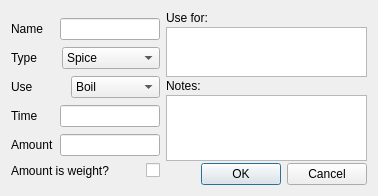
<ui version="4.0" >
 <class>miscEditor</class>
 <widget class="QDialog" name="miscEditor" >
  <property name="geometry" >
   <rect>
    <x>0</x>
    <y>0</y>
    <width>378</width>
    <height>196</height>
   </rect>
  </property>
  <property name="windowTitle" >
   <string>Misc Editor</string>
  </property>
  <layout class="QHBoxLayout" name="horizontalLayout_7" >
   <property name="spacing" >
    <number>6</number>
   </property>
   <item>
    <layout class="QVBoxLayout" name="verticalLayout" >
     <property name="spacing" >
      <number>0</number>
     </property>
     <property name="sizeConstraint" >
      <enum>QLayout::SetMaximumSize</enum>
     </property>
     <property name="topMargin" >
      <number>0</number>
     </property>
     <item>
      <layout class="QHBoxLayout" name="horizontalLayout" >
       <item>
        <widget class="QLabel" name="label" >
         <property name="sizePolicy" >
          <sizepolicy vsizetype="Fixed" hsizetype="Expanding" >
           <horstretch>0</horstretch>
           <verstretch>0</verstretch>
          </sizepolicy>
         </property>
         <property name="text" >
          <string>Name</string>
         </property>
         <property name="alignment" >
          <set>Qt::AlignLeading|Qt::AlignLeft|Qt::AlignVCenter</set>
         </property>
        </widget>
       </item>
       <item>
        <widget class="QLineEdit" name="lineEdit_name" >
         <property name="sizePolicy" >
          <sizepolicy vsizetype="Fixed" hsizetype="Fixed" >
           <horstretch>100</horstretch>
           <verstretch>0</verstretch>
          </sizepolicy>
         </property>
         <property name="minimumSize" >
          <size>
           <width>100</width>
           <height>0</height>
          </size>
         </property>
         <property name="maximumSize" >
          <size>
           <width>100</width>
           <height>16777215</height>
          </size>
         </property>
        </widget>
       </item>
      </layout>
     </item>
     <item>
      <layout class="QHBoxLayout" name="horizontalLayout_2" >
       <property name="spacing" >
        <number>6</number>
       </property>
       <item>
        <widget class="QLabel" name="label_2" >
         <property name="sizePolicy" >
          <sizepolicy vsizetype="Fixed" hsizetype="Expanding" >
           <horstretch>0</horstretch>
           <verstretch>0</verstretch>
          </sizepolicy>
         </property>
         <property name="text" >
          <string>Type</string>
         </property>
         <property name="alignment" >
          <set>Qt::AlignLeading|Qt::AlignLeft|Qt::AlignVCenter</set>
         </property>
        </widget>
       </item>
       <item>
        <widget class="QComboBox" name="comboBox_type" >
         <item>
          <property name="text" >
           <string>Spice</string>
          </property>
         </item>
         <item>
          <property name="text" >
           <string>Fining</string>
          </property>
         </item>
         <item>
          <property name="text" >
           <string>Water Agent</string>
          </property>
         </item>
         <item>
          <property name="text" >
           <string>Herb</string>
          </property>
         </item>
         <item>
          <property name="text" >
           <string>Flavor</string>
          </property>
         </item>
         <item>
          <property name="text" >
           <string>Other</string>
          </property>
         </item>
        </widget>
       </item>
      </layout>
     </item>
     <item>
      <layout class="QHBoxLayout" name="horizontalLayout_3" >
       <item>
        <widget class="QLabel" name="label_3" >
         <property name="sizePolicy" >
          <sizepolicy vsizetype="Fixed" hsizetype="Preferred" >
           <horstretch>0</horstretch>
           <verstretch>0</verstretch>
          </sizepolicy>
         </property>
         <property name="text" >
          <string>Use</string>
         </property>
         <property name="alignment" >
          <set>Qt::AlignLeading|Qt::AlignLeft|Qt::AlignVCenter</set>
         </property>
        </widget>
       </item>
       <item>
        <widget class="QComboBox" name="comboBox_use" >
         <item>
          <property name="text" >
           <string>Boil</string>
          </property>
         </item>
         <item>
          <property name="text" >
           <string>Mash</string>
          </property>
         </item>
         <item>
          <property name="text" >
           <string>Primary</string>
          </property>
         </item>
         <item>
          <property name="text" >
           <string>Secondary</string>
          </property>
         </item>
         <item>
          <property name="text" >
           <string>Bottling</string>
          </property>
         </item>
        </widget>
       </item>
      </layout>
     </item>
     <item>
      <layout class="QHBoxLayout" name="horizontalLayout_4" >
       <item>
        <widget class="QLabel" name="label_4" >
         <property name="sizePolicy" >
          <sizepolicy vsizetype="Fixed" hsizetype="Expanding" >
           <horstretch>0</horstretch>
           <verstretch>0</verstretch>
          </sizepolicy>
         </property>
         <property name="text" >
          <string>Time</string>
         </property>
         <property name="alignment" >
          <set>Qt::AlignLeading|Qt::AlignLeft|Qt::AlignVCenter</set>
         </property>
        </widget>
       </item>
       <item>
        <widget class="QLineEdit" name="lineEdit_time" >
         <property name="sizePolicy" >
          <sizepolicy vsizetype="Fixed" hsizetype="Fixed" >
           <horstretch>100</horstretch>
           <verstretch>0</verstretch>
          </sizepolicy>
         </property>
         <property name="minimumSize" >
          <size>
           <width>100</width>
           <height>0</height>
          </size>
         </property>
         <property name="maximumSize" >
          <size>
           <width>100</width>
           <height>16777215</height>
          </size>
         </property>
        </widget>
       </item>
      </layout>
     </item>
     <item>
      <layout class="QHBoxLayout" name="horizontalLayout_5" >
       <property name="spacing" >
        <number>6</number>
       </property>
       <item>
        <widget class="QLabel" name="label_5" >
         <property name="sizePolicy" >
          <sizepolicy vsizetype="Fixed" hsizetype="Expanding" >
           <horstretch>0</horstretch>
           <verstretch>0</verstretch>
          </sizepolicy>
         </property>
         <property name="text" >
          <string>Amount</string>
         </property>
        </widget>
       </item>
       <item>
        <widget class="QLineEdit" name="lineEdit_amount" >
         <property name="sizePolicy" >
          <sizepolicy vsizetype="Fixed" hsizetype="Fixed" >
           <horstretch>100</horstretch>
           <verstretch>0</verstretch>
          </sizepolicy>
         </property>
         <property name="minimumSize" >
          <size>
           <width>100</width>
           <height>0</height>
          </size>
         </property>
         <property name="maximumSize" >
          <size>
           <width>100</width>
           <height>16777215</height>
          </size>
         </property>
        </widget>
       </item>
      </layout>
     </item>
     <item>
      <layout class="QHBoxLayout" name="horizontalLayout_6" >
       <item>
        <widget class="QLabel" name="label_8" >
         <property name="sizePolicy" >
          <sizepolicy vsizetype="Preferred" hsizetype="Expanding" >
           <horstretch>0</horstretch>
           <verstretch>0</verstretch>
          </sizepolicy>
         </property>
         <property name="toolTip" >
          <string>Check it if the amount listed is in kg instead of L.</string>
         </property>
         <property name="text" >
          <string>Amount is weight?</string>
         </property>
        </widget>
       </item>
       <item>
        <widget class="QCheckBox" name="checkBox_isWeight" >
         <property name="sizePolicy" >
          <sizepolicy vsizetype="Fixed" hsizetype="Minimum" >
           <horstretch>0</horstretch>
           <verstretch>0</verstretch>
          </sizepolicy>
         </property>
         <property name="text" >
          <string/>
         </property>
        </widget>
       </item>
      </layout>
     </item>
    </layout>
   </item>
   <item>
    <layout class="QVBoxLayout" name="verticalLayout_2" >
     <property name="spacing" >
      <number>2</number>
     </property>
     <property name="sizeConstraint" >
      <enum>QLayout::SetFixedSize</enum>
     </property>
     <item>
      <widget class="QLabel" name="label_6" >
       <property name="text" >
        <string>Use for:</string>
       </property>
      </widget>
     </item>
     <item>
      <widget class="QTextEdit" name="textEdit_useFor" >
       <property name="sizePolicy" >
        <sizepolicy vsizetype="Maximum" hsizetype="Preferred" >
         <horstretch>200</horstretch>
         <verstretch>50</verstretch>
        </sizepolicy>
       </property>
       <property name="maximumSize" >
        <size>
         <width>1000</width>
         <height>50</height>
        </size>
       </property>
      </widget>
     </item>
     <item>
      <widget class="QLabel" name="label_7" >
       <property name="text" >
        <string>Notes:</string>
       </property>
      </widget>
     </item>
     <item>
      <widget class="QTextEdit" name="textEdit_notes" >
       <property name="sizePolicy" >
        <sizepolicy vsizetype="Preferred" hsizetype="Preferred" >
         <horstretch>200</horstretch>
         <verstretch>50</verstretch>
        </sizepolicy>
       </property>
       <property name="minimumSize" >
        <size>
         <width>200</width>
         <height>50</height>
        </size>
       </property>
       <property name="maximumSize" >
        <size>
         <width>1000</width>
         <height>1000</height>
        </size>
       </property>
      </widget>
     </item>
     <item>
      <widget class="QDialogButtonBox" name="buttonBox" >
       <property name="orientation" >
        <enum>Qt::Horizontal</enum>
       </property>
       <property name="standardButtons" >
        <set>QDialogButtonBox::Cancel|QDialogButtonBox::Ok</set>
       </property>
      </widget>
     </item>
    </layout>
   </item>
  </layout>
 </widget>
 <resources/>
 <connections>
  <connection>
   <sender>buttonBox</sender>
   <signal>accepted()</signal>
   <receiver>miscEditor</receiver>
   <slot>accept()</slot>
   <hints>
    <hint type="sourcelabel" >
     <x>248</x>
     <y>254</y>
    </hint>
    <hint type="destinationlabel" >
     <x>157</x>
     <y>274</y>
    </hint>
   </hints>
  </connection>
  <connection>
   <sender>buttonBox</sender>
   <signal>rejected()</signal>
   <receiver>miscEditor</receiver>
   <slot>reject()</slot>
   <hints>
    <hint type="sourcelabel" >
     <x>316</x>
     <y>260</y>
    </hint>
    <hint type="destinationlabel" >
     <x>286</x>
     <y>274</y>
    </hint>
   </hints>
  </connection>
 </connections>
</ui>
